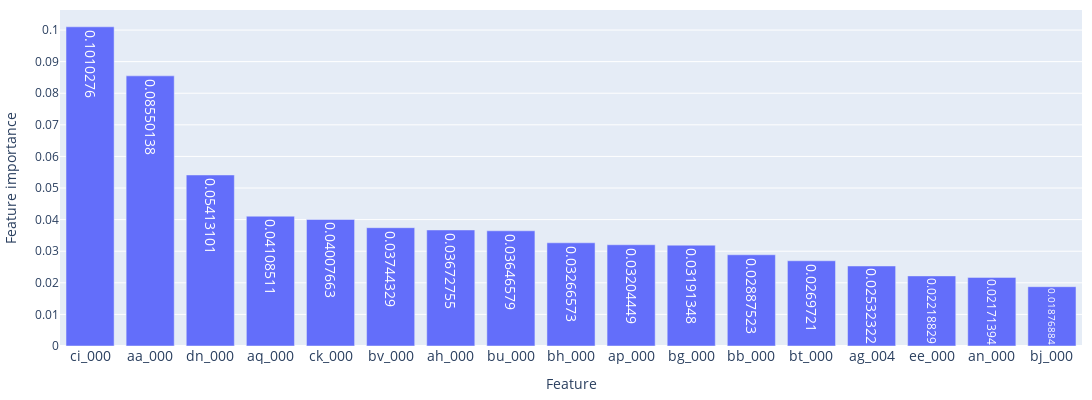

Notebook source saved alongside this figure:
### Code cell
# Plot features importance
fig = px.bar(y=df_feature_importance_over_q90['feature_importance'],
             x=df_feature_importance_over_q90.index,
             text_auto=True
             )
fig.update_traces(textfont=dict(size=14))
fig.update_layout(height=400,
                  width=1200,
                  showlegend=False,
                  margin=dict(l=10, r=10, b=10, t=10, pad=0),
                  xaxis=dict(title='Feature', tickfont=dict(size=14)),
                  yaxis=dict(title='Feature importance',
                             titlefont=dict(size=14),
                             dtick=0.01
                             )
                  )
fig.show()

### Figure 1 — Plotly figure (JSON) as saved in the notebook; plotly's stock layout.template omitted (floating-point values rounded to 4 significant figures)
{"data": [{"alignmentgroup": "True", "hovertemplate": "x=%{x}<br>y=%{y}<extra></extra>", "legendgroup": "", "marker": {"color": "#636efa", "pattern": {"shape": ""}}, "name": "", "offsetgroup": "", "orientation": "v", "showlegend": false, "textfont": {"size": 14}, "textposition": "auto", "texttemplate": "%{y}", "type": "bar", "x": ["ci_000", "aa_000", "dn_000", "aq_000", "ck_000", "bv_000", "ah_000", "bu_000", "bh_000", "ap_000", "bg_000", "bb_000", "bt_000", "ag_004", "ee_000", "an_000", "bj_000"], "xaxis": "x", "y": [0.101, 0.0855, 0.05413, 0.04109, 0.04008, 0.03744, 0.03673, 0.03647, 0.03267, 0.03204, 0.03191, 0.02888, 0.02697, 0.02532, 0.02219, 0.02171, 0.01877], "yaxis": "y"}], "layout": {"barmode": "relative", "height": 400, "legend": {"tracegroupgap": 0}, "margin": {"b": 10, "l": 10, "pad": 0, "r": 10, "t": 10}, "showlegend": false, "width": 1200, "xaxis": {"anchor": "y", "domain": [0, 1], "tickfont": {"size": 14}, "title": {"text": "Feature"}}, "yaxis": {"anchor": "x", "domain": [0, 1], "dtick": 0.01, "title": {"font": {"size": 14}, "text": "Feature importance"}}}}
